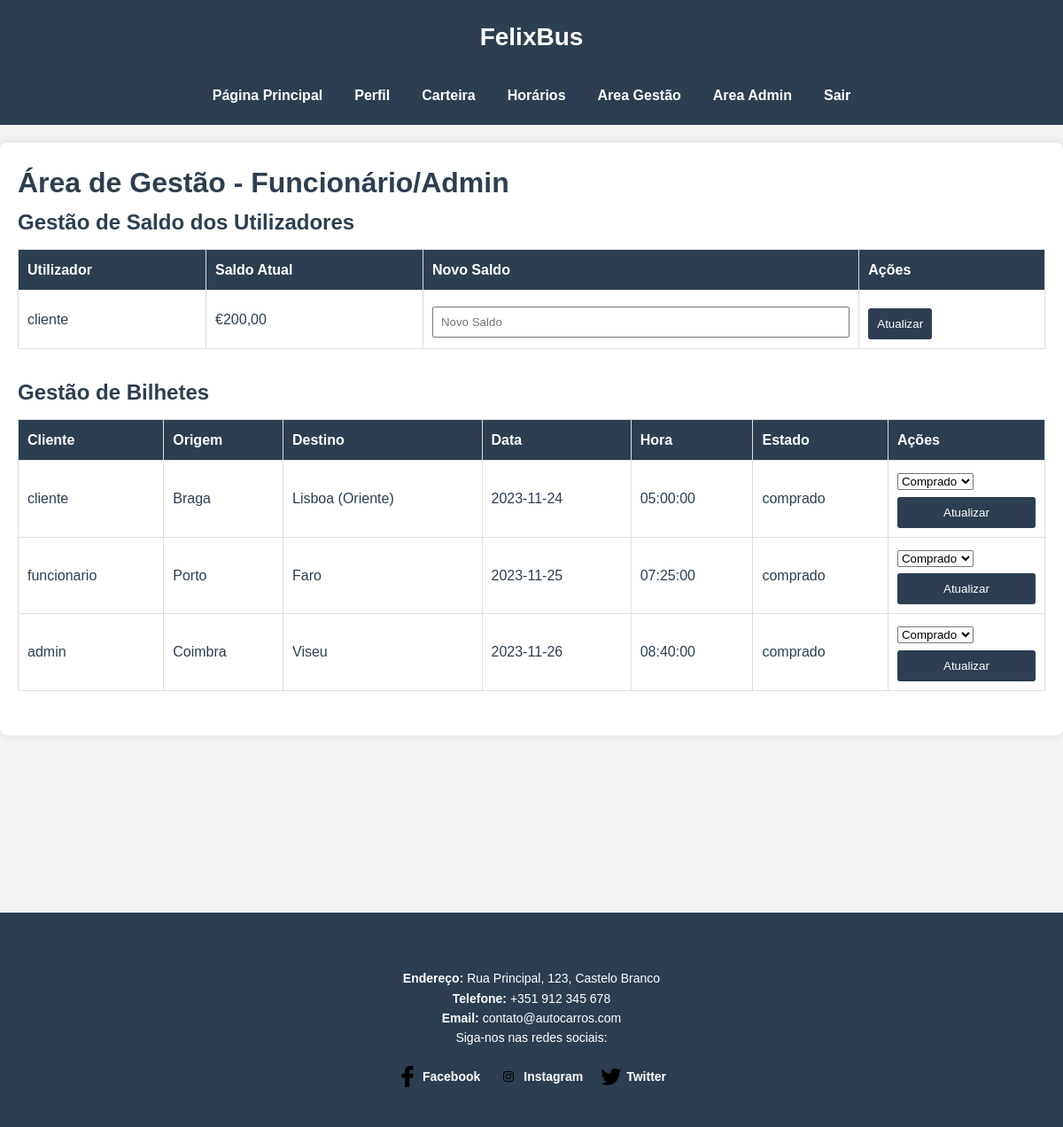
The app's page /AreaGestao.php (signed in) with its own data.
### tables this page shows
CREATE TABLE IF NOT EXISTS carteira (
  id INT AUTO_INCREMENT PRIMARY KEY,
  utilizador_id INT NOT NULL,
  saldo DECIMAL(10,2) DEFAULT 0.00,
  FOREIGN KEY (utilizador_id) REFERENCES utilizadores(id) ON DELETE CASCADE ON UPDATE CASCADE
);

CREATE TABLE IF NOT EXISTS utilizadores (
  id INT AUTO_INCREMENT PRIMARY KEY,
  nome VARCHAR(150) NOT NULL,
  palavra_passe VARCHAR(255) NOT NULL,
  tipo_utilizador_id INT NOT NULL,
  data_nascimento DATE NULL,
  telefone VARCHAR(15) NULL,
  endereco VARCHAR(255) NULL,
  estado ENUM('ativo', 'inativo') DEFAULT 'ativo',
  FOREIGN KEY (tipo_utilizador_id) REFERENCES tipos_utilizador(id)
);

CREATE TABLE IF NOT EXISTS bilhetes (
  id INT AUTO_INCREMENT PRIMARY KEY,
  utilizador_id INT NOT NULL,
  rota_id INT NOT NULL,
  codigo_validacao VARCHAR(50) UNIQUE NOT NULL,
  estado ENUM('comprado', 'usado', 'cancelado') DEFAULT 'comprado',
  FOREIGN KEY (utilizador_id) REFERENCES utilizadores(id) ON DELETE CASCADE ON UPDATE CASCADE,
  FOREIGN KEY (rota_id) REFERENCES rotas(id) ON DELETE CASCADE ON UPDATE CASCADE
);

CREATE TABLE IF NOT EXISTS rotas (
  id INT AUTO_INCREMENT PRIMARY KEY,
  origem VARCHAR(100) NOT NULL,
  destino VARCHAR(100) NOT NULL,
  data DATE NOT NULL,
  hora TIME NOT NULL,
  capacidade INT NOT NULL,
  preco DECIMAL(10,2) NOT NULL DEFAULT 10.00  
);

### AreaGestao.php (the view, shortened to what this page needs)
<?php
require_once 'db_connection.php';
$query = "SELECT u.id, u.nome, c.saldo
          FROM utilizadores u
          LEFT JOIN carteira c ON u.id = c.utilizador_id
          WHERE u.tipo_utilizador_id = 1";
$result = $conn->query($query);
$utilizadores = $result ? $result->fetch_all(MYSQLI_ASSOC) : [];
$query = "SELECT b.id, u.nome AS cliente, r.origem, r.destino, r.data, r.hora, b.estado
          FROM bilhetes b
          JOIN utilizadores u ON b.utilizador_id = u.id
          JOIN rotas r ON b.rota_id = r.id";
$result = $conn->query($query);
$bilhetes = $result ? $result->fetch_all(MYSQLI_ASSOC) : [];
?>
<!DOCTYPE html>
<html lang="pt">
<head>
    <link rel="stylesheet" href="styleIndex.css">
</head>
<body>
    <?php require 'navbar.php'; ?>
    <div class="container">
        <h1>Área de Gestão - Funcionário/Admin</h1>
        <section>
            <h2>Gestão de Saldo dos Utilizadores</h2>
            <table>
                <thead>
                    <tr>
                        <th>Utilizador</th>
                        <th>Saldo Atual</th>
                        <th>Novo Saldo</th>
                        <th>Ações</th>
                    </tr>
                </thead>
                <tbody>
                    <?php foreach ($utilizadores as $utilizador): ?>
                        <tr>
                            <td><?= htmlspecialchars($utilizador['nome']) ?></td>
                            <td>€<?= number_format($utilizador['saldo'] ?? 0.00, 2, ',', '.') ?></td>
                            <td>
                                <form method="POST" style="display:inline;">
                                    <input type="number" name="novo_saldo" step="0.01" placeholder="Novo Saldo" required>
                            </td>
                            <td>
                                <button type="submit" name="atualizar_saldo" class="button">Atualizar</button>
                            </td>
                        </tr>
                    <?php endforeach; ?>
                </tbody>
            </table>
        </section>
        <section>
            <h2>Gestão de Bilhetes</h2>
            <table>
                <thead>
                    <tr>
                        <th>Cliente</th>
                        <th>Origem</th>
                        <th>Destino</th>
                        <th>Data</th>
                        <th>Hora</th>
                        <th>Estado</th>
                        <th>Ações</th>
                    </tr>
                </thead>
                <tbody>
                    <?php foreach ($bilhetes as $bilhete): ?>
                        <tr>
                            <td><?= htmlspecialchars($bilhete['cliente']) ?></td>
                            <td><?= htmlspecialchars($bilhete['origem']) ?></td>
                            <td><?= htmlspecialchars($bilhete['destino']) ?></td>
                            <td><?= htmlspecialchars($bilhete['data']) ?></td>
                            <td><?= htmlspecialchars($bilhete['hora']) ?></td>
                            <td><?= htmlspecialchars($bilhete['estado']) ?></td>
                            <td>
                                <form method="POST" style="display:inline;">
                                    <select name="novo_estado">
                                        <option value="comprado">Comprado</option>
                                    </select>
                                    <button type="submit" name="editar_bilhete" class="button">Atualizar</button>
                                </form>
                            </td>
                        </tr>
                    <?php endforeach; ?>
                </tbody>
            </table>
        </section>
    </div>
    <?php require 'footer.php'; ?>
</body>
</html>

### navbar.php (shortened to what this page needs)
<?php
$isLoggedIn = isset($_SESSION['user_id']);
$userRole = 'visitor';
if ($isLoggedIn) {
    $tipoUtilizador = $_SESSION['tipo_utilizador'];
    switch($tipoUtilizador) {
        case 3:
            $userRole = 'admin';
            break;
    }
}
?>
<head>
    <link rel="stylesheet" href="style/styleIndex.css">
</head>
<header>
    <h1>FelixBus</h1>
    <br>
    <nav>
        <ul>
            <li><a href="index.php">Página Principal</a></li>
            <?php if ($isLoggedIn): ?>
                <li><a href="perfil.php">Perfil</a></li>
                <li><a href="carteira.php">Carteira</a></li>
            <?php endif; ?>
            <li><a href="horarios.php">Horários</a></li>
            <?php if ($isLoggedIn && ($userRole === 'funcionario' || $userRole === 'admin')): ?>
                <li><a href="AreaGestao.php">Area Gestão</a></li>
            <?php endif; ?>
            <?php if ($isLoggedIn && $userRole === 'admin'): ?>
                <li><a href="AreaAdmin.php">Area Admin</a></li>
            <?php endif; ?>
            <?php if ($isLoggedIn): ?>
                <li><a href="Logout.php">Sair</a></li>
            <?php else: ?>
                <li><a href="Login.php">Login</a></li>
            <?php endif; ?>
        </ul>
    </nav>
</header>

### footer.php
<head>
    <link rel="stylesheet" href="style/styleIndex.css">
</head>
<footer>
    <section id="contacto">
        <h2>Contato</h2>
        <p><strong>Endereço:</strong> Rua Principal, 123, Castelo Branco</p>
        <p><strong>Telefone:</strong> +351 912 345 678</p>
        <p><strong>Email:</strong> contato@autocarros.com</p>
        <p>Siga-nos nas redes sociais:</p>
        <ul class="social-links">
            <li>
                <a href="https://facebook.com" target="_blank">
                    <img src="img/FacebookLogo.png" alt="Imagem Facebook"> Facebook
                </a>
            </li>
            <li>
                <a href="https://instagram.com" target="_blank">
                    <img src="img/InstagramLogo.png" alt="Imagem Instagram"> Instagram
                </a>
            </li>
            <li>
                <a href="https://twitter.com" target="_blank">
                    <img src="img/TwitterLogo.png" alt="Imagem Twitter"> Twitter
                </a>
            </li>
        </ul>
    </section>
</footer>

### styleIndex.css (style rules this page uses)
* { margin: 0; padding: 0; box-sizing: border-box; font-family: Arial, sans-serif; }
body { background-color: #f4f4f4; color: #2d3e50; line-height: 1.6; }
header { background-color: #2d3e50; color: #fff; padding: 20px; text-align: center; }
header h1 { font-size: 28px; margin-bottom: 5px; }
nav ul { list-style: none; display: flex; justify-content: center; gap: 20px; text-decoration: none; }
nav ul li { display: inline; }
nav ul li a { color: #fff; text-decoration: none; font-weight: bold; padding: 8px; }
section { margin-bottom: 30px; }
h2 { font-size: 24px; color: #2d3e50; margin-bottom: 10px; }
button { padding: 10px 20px; background-color: #2d3e50; color: #fff; border: none; border-radius: 3px; cursor: pointer; margin-top: 10px; }
form input, form button { display: block; width: 100%; padding: 8px; margin-top: 5px; }
footer { text-align: center; padding: 15px 0; background-color: #2d3e50; color: #fff; font-size: 14px; margin-top: 200px; }
.social-links { display: flex; justify-content: center; gap: 20px; list-style: none; padding: 0; margin: 20px 0; }
.social-links li { display: flex; align-items: center; }
.social-links a { text-decoration: none; color: #fff; display: flex; align-items: center; gap: 5px; font-weight: bold; }
.social-links img { width: 24px; height: 24px; }

### AreaGestao.php (style rules this page uses)
.container { max-width: 1200px; margin: 20px auto; padding: 20px; background: #fff; border-radius: 8px; box-shadow: 0 0 10px rgba(0, 0, 0, 0.1); }
table { width: 100%; border-collapse: collapse; margin-bottom: 20px; }
th, td { padding: 10px; border: 1px solid #ddd; text-align: left; }
th { background-color: #2d3e50; color: white; }
.button { background-color: #2d3e50; color: white; border: none; padding: 10px; cursor: pointer; }

### records on screen
carteira: utilizador.nome "cliente", saldo "200,00"
bilhetes: utilizador.nome "cliente", rota.origem "Braga", rota.destino "Lisboa (Oriente)", rota.data "2023-11-24", rota.hora "05:00:00", estado "comprado"
bilhetes: utilizador.nome "funcionario", rota.origem "Porto", rota.destino "Faro", rota.data "2023-11-25", rota.hora "07:25:00", estado "comprado"
bilhetes: utilizador.nome "admin", rota.origem "Coimbra", rota.destino "Viseu", rota.data "2023-11-26", rota.hora "08:40:00", estado "comprado"
